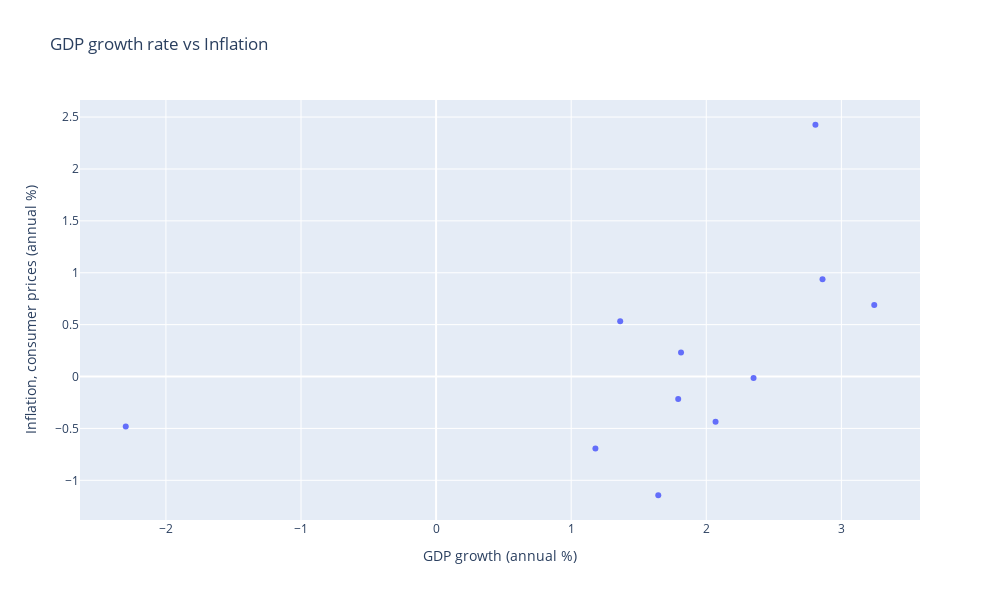

Notebook cell for this chart:
### Code cell
fig = go.Figure()
var1='GDP growth (annual %)'
var2='Inflation, consumer prices (annual %)'
fig.add_trace(go.Scatter(x=df_swi[var1], y=df_swi[var2]))
    
# Edit the layout
fig.update_traces(hoverinfo='all', mode='markers')
fig.update_layout(title='GDP growth rate vs Inflation',
               xaxis_title=var1,
               yaxis_title=var2,
                 autosize=False,
                width=1000,
                height=600
                 )

### Figure 1 — Plotly figure (JSON) as saved in the notebook; plotly's stock layout.template omitted (floating-point values rounded to 4 significant figures)
{"data": [{"hoverinfo": "all", "mode": "markers", "type": "scatter", "x": [2.808, -2.297, 3.243, 1.813, 1.179, 1.792, 2.35, 1.645, 2.069, 1.363, 2.86], "y": [2.426, -0.4805, 0.6882, 0.2313, -0.6926, -0.2173, -0.0132, -1.144, -0.4346, 0.5338, 0.9363]}], "layout": {"autosize": false, "height": 600, "title": {"text": "GDP growth rate vs Inflation"}, "width": 1000, "xaxis": {"autorange": true, "range": [-2.636, 3.582], "title": {"text": "GDP growth (annual %)"}, "type": "linear"}, "yaxis": {"autorange": true, "range": [-1.382, 2.665], "title": {"text": "Inflation, consumer prices (annual %)"}, "type": "linear"}}}
